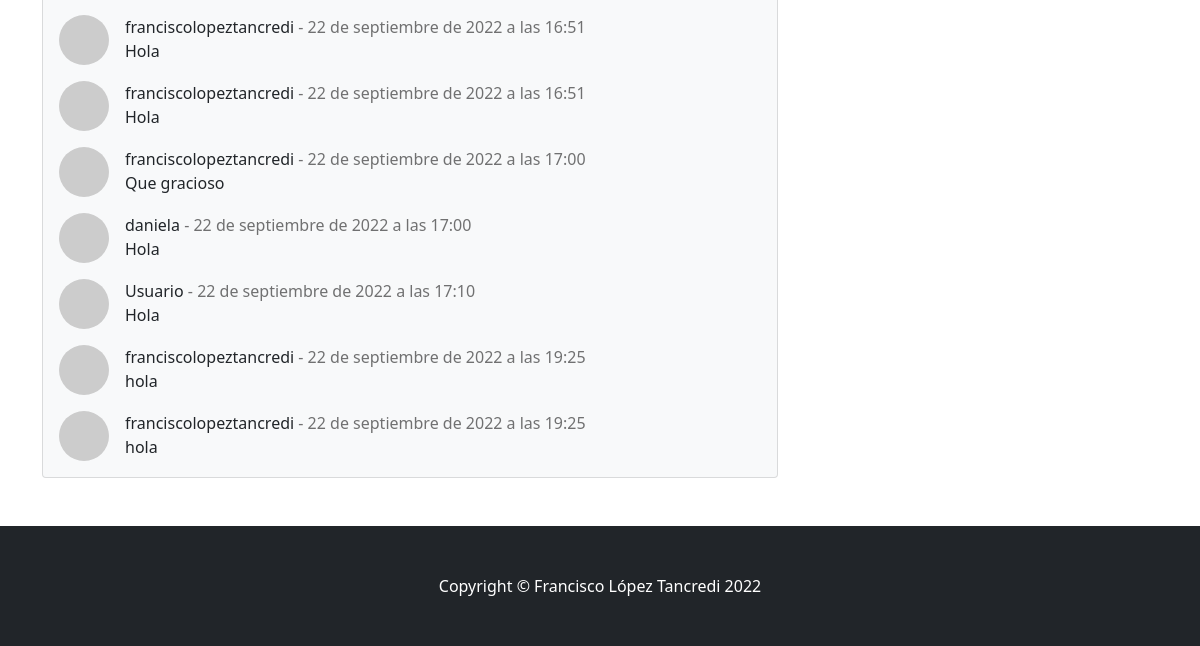
/post/1 (lower part), run on an earlier commit of the app's database.
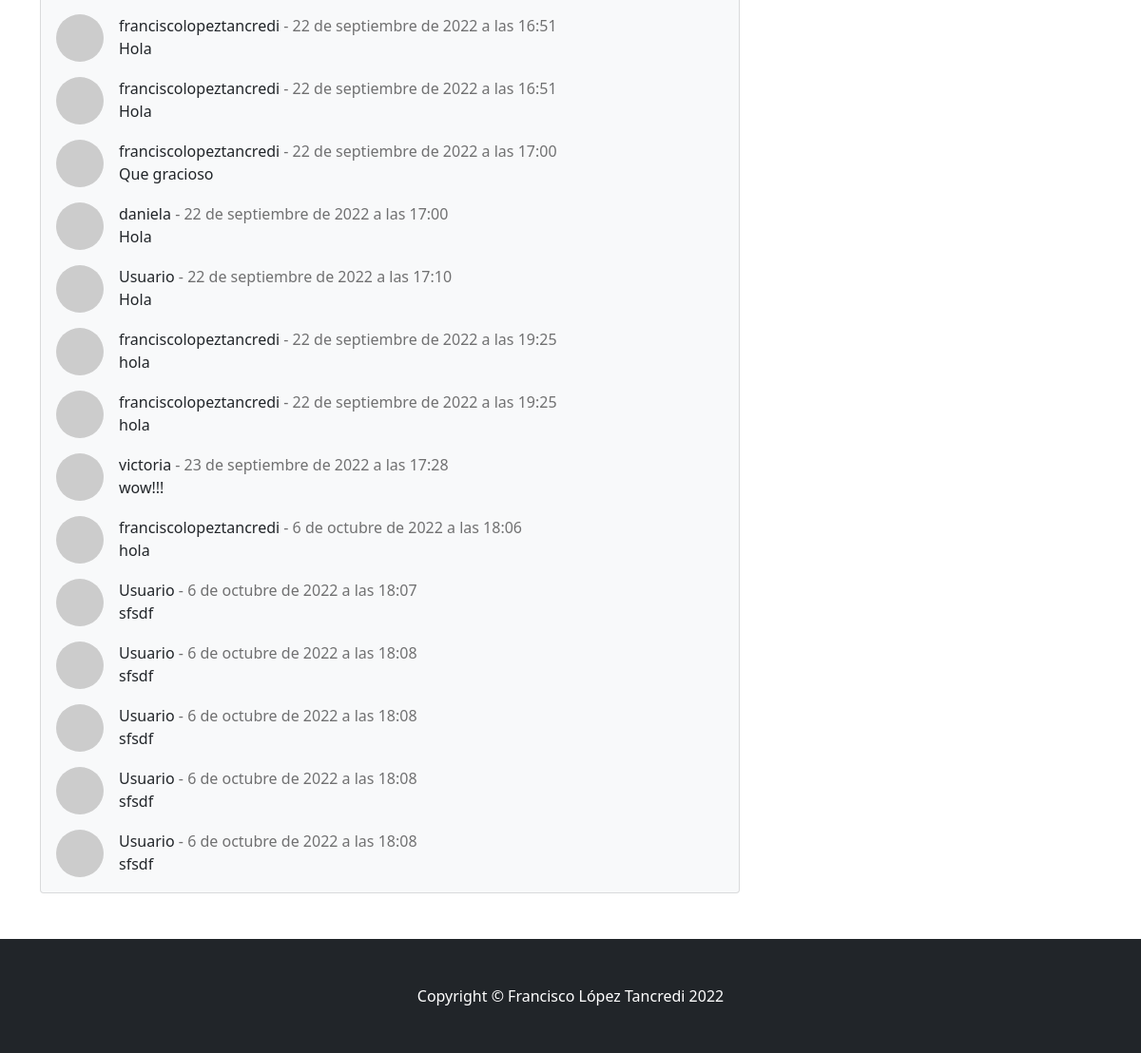
And on a later commit of the database.
### Blog/models.py (models this page shows, shortened)
class Comentario(models.Model):
  nombre = models.CharField(max_length=100)
  comentario = models.TextField()
  fecha = models.DateTimeField(auto_now_add=True)
  post = models.ForeignKey(Post, null=True, on_delete=models.CASCADE, related_name="comentarios")

### Blog/views.py (the view, shortened to what this page needs)
# urls.py: path('post/<int:num>', views.entrada, name="post"),
def entrada(request, num):
  form = ComentarioForm()
  contexto = {"hora": hora, "form": form}
  if 0 < num <= Post.objects.count():
    post = Post.objects.get(id=num)
    contexto["post"] = post
  return render(request, "Blog/post.html", contexto)

### Blog/templates/Blog/post.html (shortened to what this page needs)
{% extends "Blog/padre.html" %}
{% block contenido %}
    <div class="container mt-5">
        <div class="row">
            <div class="col-lg-8">
                {% if post %}
                    <section class="mb-5">
                        <div class="card bg-light">
                            <div class="card-body">
                                {% for comentario in post.comentarios.all %}
                                    <div class="d-flex mt-3">
                                        <div class="flex-shrink-0">
                                            <img class="rounded-circle" src="https://dummyimage.com/50x50/ced4da/6c757d.jpg" alt="..." />
                                        </div>
                                        <div class="ms-3">
                                            <div style="font-weight: 500">
                                                {% if comentario.nombre != "AnonymousUser" %}
                                                    {{comentario.nombre}}
                                                {% else %}
                                                    Usuario
                                                {% endif %}
                                                <p style="display: inline; font-weight: lighter; color: #0000008C">- {{comentario.fecha}}</p>
                                            </div>
                                            {{comentario.comentario}}
                                        </div>
                                    </div>
                                {% endfor %}
                            </div>
                        </div>
                    </section>
                {% endif %}
            </div>
            {% include "Blog/sidebar.html" %}
        </div>
    </div>
{% endblock %}

### Blog/templates/Blog/padre.html (shortened to what this page needs)
<!DOCTYPE html>
<html lang="en">
    <head>
        {% load static %}
        <link href="{% static 'Blog/css/styles.css' %}" rel="stylesheet" />
    </head>
    <body>
        {% block contenido %}
        {% endblock %}
        <footer class="py-5 bg-dark">
            <div class="container">
                <p class="m-0 text-center text-white">Copyright &copy; Francisco López Tancredi 2022</p>
            </div>
        </footer>
    </body>
</html>

### Blog/templates/Blog/sidebar.html (shortened to what this page needs)
<div class="col-lg-4">
</div>

What changed in the data, as far as the page shows it:
added Comentario: nombre "victoria", fecha "23 de septiembre de 2022 a las 17:28", comentario "wow!!!"
added Comentario: nombre "franciscolopeztancredi", fecha "6 de octubre de 2022 a las 18:06", comentario "hola"
added Comentario: nombre "Usuario", fecha "6 de octubre de 2022 a las 18:07", comentario "sfsdf"
added Comentario: nombre "Usuario", fecha "6 de octubre de 2022 a las 18:08", comentario "sfsdf"
added Comentario: nombre "Usuario", fecha "6 de octubre de 2022 a las 18:08", comentario "sfsdf"
added Comentario: nombre "Usuario", fecha "6 de octubre de 2022 a las 18:08", comentario "sfsdf"
added Comentario: nombre "Usuario", fecha "6 de octubre de 2022 a las 18:08", comentario "sfsdf"
